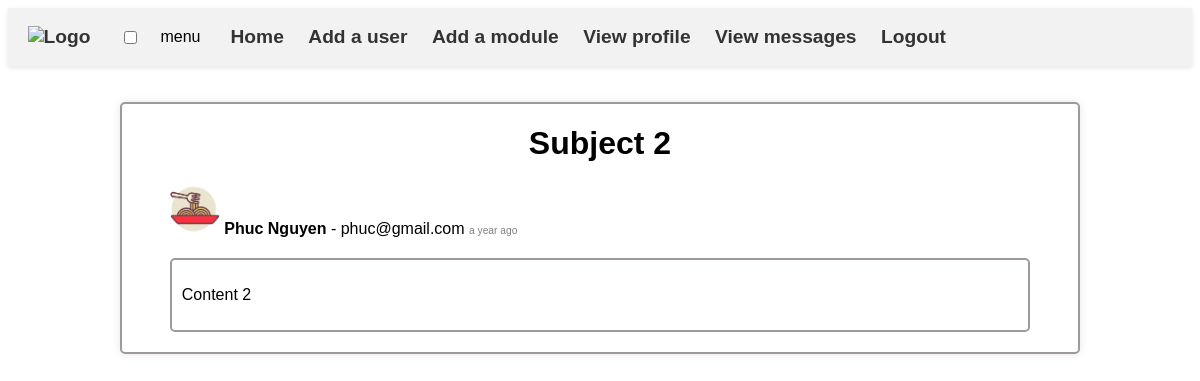
The app's page /moodle_overflow/controllers/admin/message.php?id=2 (signed in) with its own data.
### tables this page shows
CREATE TABLE `message` (
  `id` int(11) NOT NULL,
  `email_from` varchar(250) NOT NULL,
  `subject` varchar(250) NOT NULL,
  `content` text NOT NULL,
  `createdAt` timestamp NOT NULL DEFAULT current_timestamp()
);

CREATE TABLE `user` (
  `id` int(11) NOT NULL,
  `is_deleted` tinyint(1) NOT NULL DEFAULT 0,
  `is_admin` tinyint(1) NOT NULL DEFAULT 0,
  `firstname` varchar(100) NOT NULL,
  `lastname` varchar(100) NOT NULL,
  `email` varchar(250) NOT NULL,
  `password` text NOT NULL,
  `avatar` text NOT NULL DEFAULT 'https://img.freepik.com/premium-vector/man-character_665280-46970.jpg'
);

### moodle_overflow/controllers/admin/message.php (called while the page is built, shortened)
<?php
    try {
        include '../models/message.php';
        $message = getMessage($_GET['id']);
        include '../views/admin/message.html.php';
    } catch (PDOException $e) {
        $error = 'Database error: ' . $e->getMessage();
    }
    include '../views/admin/layout.html.php';
?>

### moodle_overflow/models/message.php (called while the page is built, shortened)
<?php
    function getMessage($id) {
        $sql = "SELECT message.*, user.avatar AS sender_avatar, CONCAT(user.firstname, ' ', user.lastname) AS sender_fullname
                FROM message
                INNER JOIN user ON message.email_from = user.email
                WHERE message.id = :id";
        $stmt = $GLOBALS['pdo']->prepare($sql);
        $stmt->bindValue(':id', $id);
        $stmt->execute();
        return $stmt->fetch();
    }
?>

### moodle_overflow/views/admin/message.html.php (the view, shortened to what this page needs)
<div class="container">
    <div class="message">
        <h1><?=htmlspecialchars($message['subject'], ENT_QUOTES, 'UTF-8')?></h1>
        <div id="sender">
            <?php
                if ($message['sender_avatar'][0] == '.')
                    $imgUrl = '../' . $message['sender_avatar'];
                else $imgUrl = $message['sender_avatar'];
            ?>
            <img src="<?=$imgUrl?>" alt="Sender avatar" width="50">
            <b><?=htmlspecialchars($message['sender_fullname'], ENT_QUOTES, 'UTF-8')?></b> - <?=htmlspecialchars($message['email_from'], ENT_QUOTES, 'UTF-8')?>
            <span class="small-details">
                <span class="creation-time"></span>
            </span>
        </div>
        <div class="message-content">
            <p><?=htmlspecialchars($message['content'], ENT_QUOTES, 'UTF-8')?></p>
        </div>
    </div>
</div>

### moodle_overflow/css/style.css (style rules this page uses)
* { font-family: 'Gill Sans', 'Gill Sans MT', Calibri, 'Trebuchet MS', sans-serif; }
.container { height: 100%; display: flex; flex-direction: column; justify-content: center; align-items: center; border: 2.5px solid #a09999; border-radius: 5px; margin: 20px auto; box-shadow: 0 0 10px rgba(0, 0, 0, 0.1); text-align: left; }
.container .post, .container .module, .container .message { text-decoration: none; color: black; text-align: left; width: 90%; }
h2, h1 { text-align: center; }
.small-details { font-size: 80%; }
.creation-time { font-size: 80%; color: grey; }
.message-content { border: 2.5px solid #a09999; border-radius: 5px; margin: 20px 0; padding: 10px; }

### records on screen
message: subject "Subject 2", user.avatar (picture), email_from "phuc@gmail.com", content "Content 2"

### other values on screen
$message['sender_fullname'] "Phuc Nguyen"
